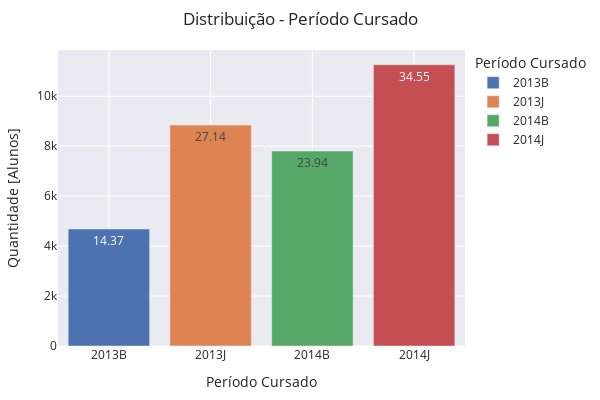

The cell this chart's notebook holds for it:
### Code cell
#plota as quantidades
periodo = studentInfo.groupby('code_presentation').agg({'id_student':'count'}).reset_index().\
    rename(columns={"code_presentation": "Periodo", 'id_student': 'Qtde'})

periodo['Percentual'] = periodo.apply(lambda x: round(100 * (x['Qtde'] / periodo['Qtde'].sum()),2), axis=1)
    
fig = px.bar(periodo, x='Periodo', y='Qtde', \
    text='Percentual', color='Periodo',  hover_data=['Qtde'],\
        template="seaborn")

fig.update_layout(
    margin=dict(l=20, r=50, t=50, b=20),
    title = 'Distribuição - Período Cursado',
    xaxis_title="Período Cursado",
    yaxis_title="Quantidade [Alunos]",
    legend_title="Período Cursado",
    width=600, 
    height=400,
    uniformtext_minsize=10, 
    uniformtext_mode='hide',
)
fig.show()

### Figure 1 — Plotly figure (JSON) as saved in the notebook; plotly's stock layout.template omitted (floating-point values rounded to 4 significant figures)
{"data": [{"alignmentgroup": "True", "hovertemplate": "Periodo=%{x}<br>Qtde=%{y}<br>Percentual=%{text}<extra></extra>", "legendgroup": "2013B", "marker": {"color": "rgb(76,114,176)", "pattern": {"shape": ""}}, "name": "2013B", "offsetgroup": "2013B", "orientation": "v", "showlegend": true, "text": [14.37], "textposition": "auto", "type": "bar", "x": ["2013B"], "xaxis": "x", "y": [4684], "yaxis": "y"}, {"alignmentgroup": "True", "hovertemplate": "Periodo=%{x}<br>Qtde=%{y}<br>Percentual=%{text}<extra></extra>", "legendgroup": "2013J", "marker": {"color": "rgb(221,132,82)", "pattern": {"shape": ""}}, "name": "2013J", "offsetgroup": "2013J", "orientation": "v", "showlegend": true, "text": [27.14], "textposition": "auto", "type": "bar", "x": ["2013J"], "xaxis": "x", "y": [8845], "yaxis": "y"}, {"alignmentgroup": "True", "hovertemplate": "Periodo=%{x}<br>Qtde=%{y}<br>Percentual=%{text}<extra></extra>", "legendgroup": "2014B", "marker": {"color": "rgb(85,168,104)", "pattern": {"shape": ""}}, "name": "2014B", "offsetgroup": "2014B", "orientation": "v", "showlegend": true, "text": [23.94], "textposition": "auto", "type": "bar", "x": ["2014B"], "xaxis": "x", "y": [7804], "yaxis": "y"}, {"alignmentgroup": "True", "hovertemplate": "Periodo=%{x}<br>Qtde=%{y}<br>Percentual=%{text}<extra></extra>", "legendgroup": "2014J", "marker": {"color": "rgb(196,78,82)", "pattern": {"shape": ""}}, "name": "2014J", "offsetgroup": "2014J", "orientation": "v", "showlegend": true, "text": [34.55], "textposition": "auto", "type": "bar", "x": ["2014J"], "xaxis": "x", "y": [11260], "yaxis": "y"}], "layout": {"barmode": "relative", "height": 400, "legend": {"title": {"text": "Período Cursado"}, "tracegroupgap": 0}, "margin": {"b": 20, "l": 20, "r": 50, "t": 50}, "title": {"text": "Distribuição - Período Cursado"}, "uniformtext": {"minsize": 10, "mode": "hide"}, "width": 600, "xaxis": {"anchor": "y", "categoryarray": ["2013B", "2013J", "2014B", "2014J"], "categoryorder": "array", "domain": [0, 1], "title": {"text": "Período Cursado"}}, "yaxis": {"anchor": "x", "domain": [0, 1], "title": {"text": "Quantidade [Alunos]"}}}}
